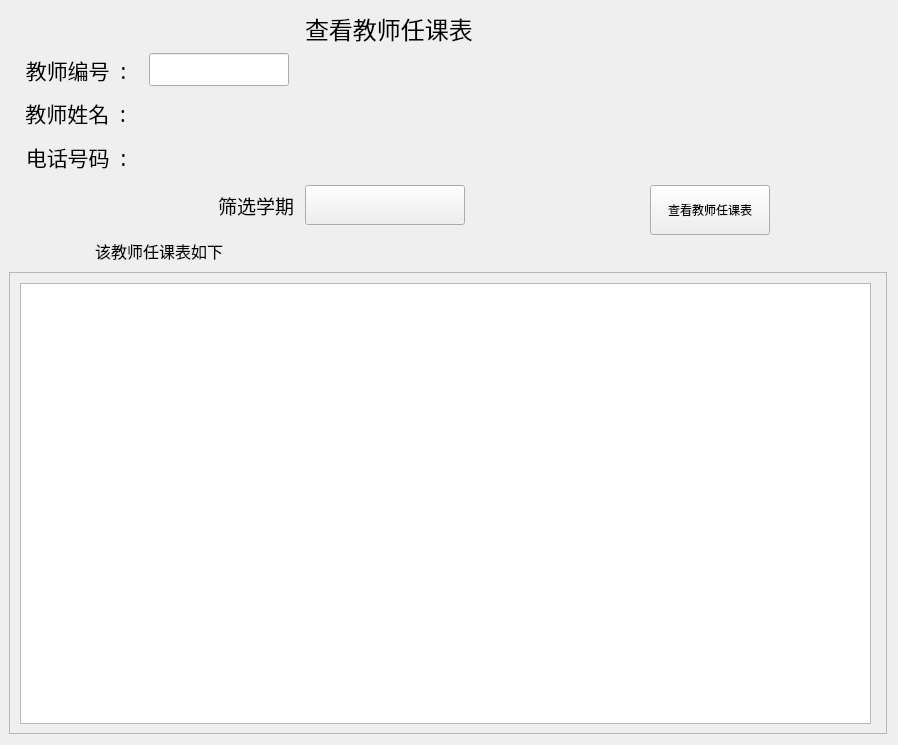
<?xml version="1.0" encoding="UTF-8"?>
<ui version="4.0">
 <class>schedule_teacher</class>
 <widget class="QWidget" name="schedule_teacher">
  <property name="geometry">
   <rect>
    <x>0</x>
    <y>0</y>
    <width>898</width>
    <height>745</height>
   </rect>
  </property>
  <property name="minimumSize">
   <size>
    <width>100</width>
    <height>30</height>
   </size>
  </property>
  <property name="windowTitle">
   <string>Form</string>
  </property>
  <layout class="QGridLayout" name="gridLayout">
   <property name="leftMargin">
    <number>9</number>
   </property>
   <item row="19" column="0" rowspan="2">
    <widget class="QLabel" name="name_hint_label">
     <property name="minimumSize">
      <size>
       <width>0</width>
       <height>40</height>
      </size>
     </property>
     <property name="font">
      <font>
       <family>宋体</family>
       <pointsize>16</pointsize>
      </font>
     </property>
     <property name="text">
      <string>   教师姓名  :   </string>
     </property>
     <property name="alignment">
      <set>Qt::AlignLeading|Qt::AlignLeft|Qt::AlignVCenter</set>
     </property>
    </widget>
   </item>
   <item row="10" column="1">
    <widget class="LineEdit" name="Tno_LineEdit">
     <property name="maximumSize">
      <size>
       <width>140</width>
       <height>33</height>
      </size>
     </property>
    </widget>
   </item>
   <item row="61" column="0" colspan="11">
    <layout class="QVBoxLayout" name="dataTable_Vlayout">
     <item>
      <widget class="QLabel" name="resultHint_label">
       <property name="minimumSize">
        <size>
         <width>200</width>
         <height>30</height>
        </size>
       </property>
       <property name="maximumSize">
        <size>
         <width>300</width>
         <height>60</height>
        </size>
       </property>
       <property name="font">
        <font>
         <family>宋体</family>
         <pointsize>12</pointsize>
        </font>
       </property>
       <property name="text">
        <string>该教师任课表如下</string>
       </property>
       <property name="alignment">
        <set>Qt::AlignCenter</set>
       </property>
      </widget>
     </item>
     <item>
      <widget class="SmoothScrollArea" name="SmoothScrollArea">
       <property name="widgetResizable">
        <bool>true</bool>
       </property>
       <widget class="QWidget" name="scrollAreaWidgetContents">
        <property name="geometry">
         <rect>
          <x>0</x>
          <y>0</y>
          <width>876</width>
          <height>467</height>
         </rect>
        </property>
        <widget class="TableWidget" name="lesson_tableWidget">
         <property name="geometry">
          <rect>
           <x>10</x>
           <y>10</y>
           <width>851</width>
           <height>441</height>
          </rect>
         </property>
         <property name="minimumSize">
          <size>
           <width>500</width>
           <height>300</height>
          </size>
         </property>
         <property name="maximumSize">
          <size>
           <width>1500</width>
           <height>1000</height>
          </size>
         </property>
        </widget>
       </widget>
      </widget>
     </item>
    </layout>
   </item>
   <item row="10" column="0">
    <widget class="QLabel" name="Tno_label">
     <property name="minimumSize">
      <size>
       <width>90</width>
       <height>35</height>
      </size>
     </property>
     <property name="font">
      <font>
       <family>宋体</family>
       <pointsize>16</pointsize>
      </font>
     </property>
     <property name="text">
      <string>教师编号  :</string>
     </property>
     <property name="alignment">
      <set>Qt::AlignCenter</set>
     </property>
    </widget>
   </item>
   <item row="58" column="0">
    <widget class="QLabel" name="Pcode_hint_label">
     <property name="minimumSize">
      <size>
       <width>0</width>
       <height>35</height>
      </size>
     </property>
     <property name="font">
      <font>
       <family>宋体</family>
       <pointsize>16</pointsize>
      </font>
     </property>
     <property name="text">
      <string>电话号码  :</string>
     </property>
     <property name="alignment">
      <set>Qt::AlignCenter</set>
     </property>
    </widget>
   </item>
   <item row="59" column="1">
    <widget class="QLabel" name="year_label">
     <property name="minimumSize">
      <size>
       <width>150</width>
       <height>0</height>
      </size>
     </property>
     <property name="maximumSize">
      <size>
       <width>150</width>
       <height>16777215</height>
      </size>
     </property>
     <property name="font">
      <font>
       <family>宋体</family>
       <pointsize>14</pointsize>
      </font>
     </property>
     <property name="text">
      <string>筛选学期 </string>
     </property>
     <property name="alignment">
      <set>Qt::AlignRight|Qt::AlignTrailing|Qt::AlignVCenter</set>
     </property>
    </widget>
   </item>
   <item row="19" column="1" rowspan="2" colspan="2">
    <widget class="QLabel" name="name_label">
     <property name="minimumSize">
      <size>
       <width>0</width>
       <height>40</height>
      </size>
     </property>
     <property name="font">
      <font>
       <family>宋体</family>
       <pointsize>16</pointsize>
      </font>
     </property>
     <property name="text">
      <string/>
     </property>
    </widget>
   </item>
   <item row="58" column="1" colspan="2">
    <widget class="QLabel" name="Pcode_label">
     <property name="minimumSize">
      <size>
       <width>0</width>
       <height>35</height>
      </size>
     </property>
     <property name="font">
      <font>
       <family>宋体</family>
       <pointsize>16</pointsize>
      </font>
     </property>
     <property name="text">
      <string/>
     </property>
    </widget>
   </item>
   <item row="2" column="2">
    <widget class="QLabel" name="title_label">
     <property name="minimumSize">
      <size>
       <width>320</width>
       <height>30</height>
      </size>
     </property>
     <property name="maximumSize">
      <size>
       <width>350</width>
       <height>35</height>
      </size>
     </property>
     <property name="font">
      <font>
       <family>宋体</family>
       <pointsize>18</pointsize>
      </font>
     </property>
     <property name="text">
      <string>查看教师任课表</string>
     </property>
     <property name="alignment">
      <set>Qt::AlignLeading|Qt::AlignLeft|Qt::AlignVCenter</set>
     </property>
    </widget>
   </item>
   <item row="59" column="4">
    <widget class="PrimaryPushButton" name="select_pushButton">
     <property name="minimumSize">
      <size>
       <width>120</width>
       <height>50</height>
      </size>
     </property>
     <property name="maximumSize">
      <size>
       <width>150</width>
       <height>40</height>
      </size>
     </property>
     <property name="mouseTracking">
      <bool>true</bool>
     </property>
     <property name="text">
      <string>查看教师任课表</string>
     </property>
    </widget>
   </item>
   <item row="59" column="2">
    <widget class="ComboBox" name="year_comboBox">
     <property name="maximumSize">
      <size>
       <width>160</width>
       <height>40</height>
      </size>
     </property>
     <property name="layoutDirection">
      <enum>Qt::LeftToRight</enum>
     </property>
    </widget>
   </item>
  </layout>
 </widget>
 <customwidgets>
  <customwidget>
   <class>ComboBox</class>
   <extends>QPushButton</extends>
   <header>qfluentwidgets</header>
  </customwidget>
  <customwidget>
   <class>PushButton</class>
   <extends>QPushButton</extends>
   <header>qfluentwidgets</header>
  </customwidget>
  <customwidget>
   <class>PrimaryPushButton</class>
   <extends>PushButton</extends>
   <header>qfluentwidgets</header>
  </customwidget>
  <customwidget>
   <class>SmoothScrollArea</class>
   <extends>QScrollArea</extends>
   <header>qfluentwidgets</header>
   <container>1</container>
  </customwidget>
  <customwidget>
   <class>LineEdit</class>
   <extends>QLineEdit</extends>
   <header>qfluentwidgets</header>
  </customwidget>
  <customwidget>
   <class>TableWidget</class>
   <extends>QTableWidget</extends>
   <header>qfluentwidgets</header>
  </customwidget>
 </customwidgets>
 <resources/>
 <connections/>
</ui>
